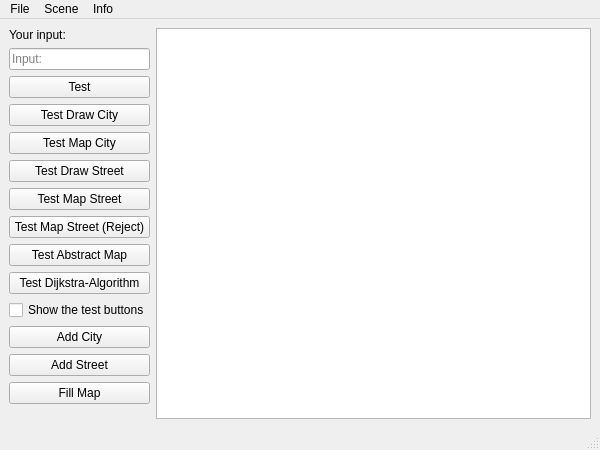
<?xml version="1.0" encoding="UTF-8"?>
<ui version="4.0">
 <class>MainWindow</class>
 <widget class="QMainWindow" name="MainWindow">
  <property name="geometry">
   <rect>
    <x>0</x>
    <y>0</y>
    <width>600</width>
    <height>450</height>
   </rect>
  </property>
  <property name="minimumSize">
   <size>
    <width>600</width>
    <height>450</height>
   </size>
  </property>
  <property name="windowTitle">
   <string>MainWindow</string>
  </property>
  <property name="autoFillBackground">
   <bool>true</bool>
  </property>
  <widget class="QWidget" name="centralwidget">
   <layout class="QGridLayout" name="gridLayout" columnstretch="0,1">
    <item row="6" column="0">
     <widget class="QPushButton" name="testDrawMapWithStreets">
      <property name="toolTip">
       <string>Adds cities and streets to the system and draws them on the map.</string>
      </property>
      <property name="text">
       <string>Test Map Street</string>
      </property>
     </widget>
    </item>
    <item row="0" column="1" rowspan="16">
     <widget class="QGraphicsView" name="graphicsView">
      <property name="toolTip">
       <string/>
      </property>
      <property name="autoFillBackground">
       <bool>false</bool>
      </property>
     </widget>
    </item>
    <item row="10" column="0">
     <widget class="QCheckBox" name="checkBox">
      <property name="toolTip">
       <string>Shows the test buttons.</string>
      </property>
      <property name="text">
       <string>Show the test buttons</string>
      </property>
      <property name="checked">
       <bool>false</bool>
      </property>
     </widget>
    </item>
    <item row="0" column="0">
     <widget class="QLabel" name="label">
      <property name="text">
       <string>Your input:</string>
      </property>
     </widget>
    </item>
    <item row="8" column="0">
     <widget class="QPushButton" name="testAbstractMap">
      <property name="toolTip">
       <string>Tests various function of the class &quot;Map&quot;.</string>
      </property>
      <property name="text">
       <string>Test Abstract Map</string>
      </property>
     </widget>
    </item>
    <item row="2" column="0">
     <widget class="QPushButton" name="pushButton">
      <property name="toolTip">
       <string>Tests, if the input is an integer or a string.</string>
      </property>
      <property name="text">
       <string>Test</string>
      </property>
     </widget>
    </item>
    <item row="3" column="0">
     <widget class="QPushButton" name="testDrawCities">
      <property name="toolTip">
       <string>Draws two cities on the map.</string>
      </property>
      <property name="text">
       <string>Test Draw City</string>
      </property>
     </widget>
    </item>
    <item row="9" column="0">
     <widget class="QPushButton" name="testDijkstraAlgorithm">
      <property name="toolTip">
       <string>Tests the Dijkstra-Algorithm on two cities.</string>
      </property>
      <property name="text">
       <string>Test Dijkstra-Algorithm</string>
      </property>
     </widget>
    </item>
    <item row="13" column="0">
     <widget class="QPushButton" name="fillMap">
      <property name="toolTip">
       <string>Fills the map with cities and streets.</string>
      </property>
      <property name="text">
       <string>Fill Map</string>
      </property>
     </widget>
    </item>
    <item row="11" column="0">
     <widget class="QPushButton" name="addCity">
      <property name="toolTip">
       <string>Adds a city with the given data.</string>
      </property>
      <property name="text">
       <string>Add City</string>
      </property>
     </widget>
    </item>
    <item row="7" column="0">
     <widget class="QPushButton" name="testRejectStreet">
      <property name="toolTip">
       <string>Adds a city and tries to add a street to the system but fails.</string>
      </property>
      <property name="text">
       <string>Test Map Street (Reject)</string>
      </property>
     </widget>
    </item>
    <item row="4" column="0">
     <widget class="QPushButton" name="testDrawMapWithCities">
      <property name="toolTip">
       <string>Adds two cities to the system and draws them on the map.</string>
      </property>
      <property name="text">
       <string>Test Map City</string>
      </property>
     </widget>
    </item>
    <item row="5" column="0">
     <widget class="QPushButton" name="testDrawStreets">
      <property name="toolTip">
       <string>Draws a street on the map.</string>
      </property>
      <property name="text">
       <string>Test Draw Street</string>
      </property>
     </widget>
    </item>
    <item row="15" column="0">
     <spacer name="verticalSpacer">
      <property name="orientation">
       <enum>Qt::Vertical</enum>
      </property>
      <property name="sizeHint" stdset="0">
       <size>
        <width>20</width>
        <height>40</height>
       </size>
      </property>
     </spacer>
    </item>
    <item row="1" column="0">
     <widget class="QLineEdit" name="lineEdit">
      <property name="toolTip">
       <string>Enter input</string>
      </property>
      <property name="text">
       <string/>
      </property>
      <property name="placeholderText">
       <string>Input: </string>
      </property>
      <property name="clearButtonEnabled">
       <bool>true</bool>
      </property>
     </widget>
    </item>
    <item row="12" column="0">
     <widget class="QPushButton" name="addStreet">
      <property name="toolTip">
       <string>Adds a street between the given cities.</string>
      </property>
      <property name="text">
       <string>Add Street</string>
      </property>
     </widget>
    </item>
   </layout>
   <zorder>pushButton</zorder>
   <zorder>testDrawCities</zorder>
   <zorder>label</zorder>
   <zorder>lineEdit</zorder>
   <zorder>testDrawMapWithCities</zorder>
   <zorder>testDrawStreets</zorder>
   <zorder>testDrawMapWithStreets</zorder>
   <zorder>checkBox</zorder>
   <zorder>addCity</zorder>
   <zorder>fillMap</zorder>
   <zorder>testAbstractMap</zorder>
   <zorder>graphicsView</zorder>
   <zorder>testRejectStreet</zorder>
   <zorder>testDijkstraAlgorithm</zorder>
   <zorder>addStreet</zorder>
  </widget>
  <widget class="QMenuBar" name="menubar">
   <property name="geometry">
    <rect>
     <x>0</x>
     <y>0</y>
     <width>600</width>
     <height>17</height>
    </rect>
   </property>
   <widget class="QMenu" name="menuFile">
    <property name="title">
     <string>File</string>
    </property>
    <widget class="QMenu" name="menuSave">
     <property name="enabled">
      <bool>true</bool>
     </property>
     <property name="title">
      <string>Save</string>
     </property>
    </widget>
    <addaction name="separator"/>
    <addaction name="actionOpen"/>
    <addaction name="menuSave"/>
    <addaction name="separator"/>
    <addaction name="actionExit"/>
   </widget>
   <widget class="QMenu" name="menuScene">
    <property name="title">
     <string>Scene</string>
    </property>
    <addaction name="actionClear_Scene"/>
   </widget>
   <widget class="QMenu" name="menuInfo">
    <property name="title">
     <string>Info</string>
    </property>
    <addaction name="actionAbout"/>
   </widget>
   <addaction name="menuFile"/>
   <addaction name="menuScene"/>
   <addaction name="menuInfo"/>
  </widget>
  <widget class="QStatusBar" name="statusbar"/>
  <action name="actionOpen">
   <property name="enabled">
    <bool>false</bool>
   </property>
   <property name="text">
    <string>Open</string>
   </property>
  </action>
  <action name="actionExit">
   <property name="text">
    <string>Exit</string>
   </property>
   <property name="shortcut">
    <string>Alt+E</string>
   </property>
  </action>
  <action name="actionClear_Scene">
   <property name="text">
    <string>Clear Scene</string>
   </property>
   <property name="shortcut">
    <string>Alt+S</string>
   </property>
  </action>
  <action name="actionAbout">
   <property name="text">
    <string>About</string>
   </property>
  </action>
 </widget>
 <resources/>
 <connections/>
</ui>
